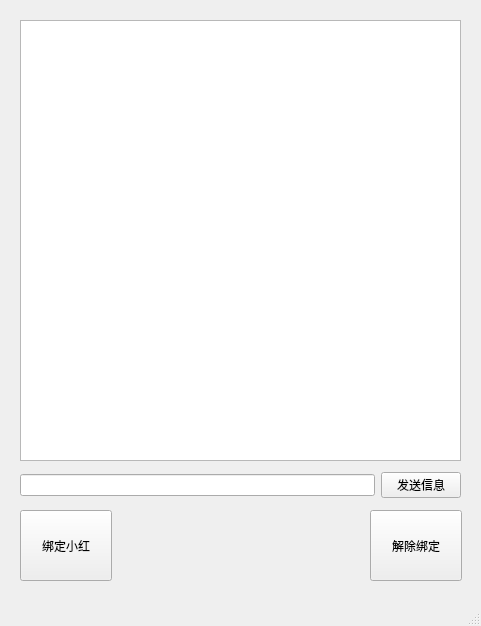
<?xml version="1.0" encoding="UTF-8"?>
<ui version="4.0">
 <class>MainWindow</class>
 <widget class="QMainWindow" name="MainWindow">
  <property name="geometry">
   <rect>
    <x>0</x>
    <y>0</y>
    <width>481</width>
    <height>626</height>
   </rect>
  </property>
  <property name="maximumSize">
   <size>
    <width>1677</width>
    <height>16777215</height>
   </size>
  </property>
  <property name="windowTitle">
   <string>MainWindow</string>
  </property>
  <widget class="QWidget" name="centralwidget">
   <widget class="QPlainTextEdit" name="textEdit">
    <property name="geometry">
     <rect>
      <x>20</x>
      <y>20</y>
      <width>441</width>
      <height>441</height>
     </rect>
    </property>
   </widget>
   <widget class="QPushButton" name="actStop">
    <property name="geometry">
     <rect>
      <x>370</x>
      <y>510</y>
      <width>92</width>
      <height>71</height>
     </rect>
    </property>
    <property name="text">
     <string>解除绑定</string>
    </property>
   </widget>
   <widget class="QPushButton" name="actStart">
    <property name="geometry">
     <rect>
      <x>20</x>
      <y>510</y>
      <width>92</width>
      <height>71</height>
     </rect>
    </property>
    <property name="text">
     <string>绑定小红</string>
    </property>
   </widget>
   <widget class="QWidget" name="layoutWidget">
    <property name="geometry">
     <rect>
      <x>20</x>
      <y>470</y>
      <width>441</width>
      <height>31</height>
     </rect>
    </property>
    <layout class="QHBoxLayout" name="horizontalLayout_4">
     <item>
      <widget class="QLineEdit" name="editMsg"/>
     </item>
     <item>
      <widget class="QPushButton" name="btnSend">
       <property name="text">
        <string>发送信息</string>
       </property>
      </widget>
     </item>
    </layout>
   </widget>
  </widget>
  <widget class="QStatusBar" name="statusbar"/>
 </widget>
 <resources/>
 <connections/>
</ui>
